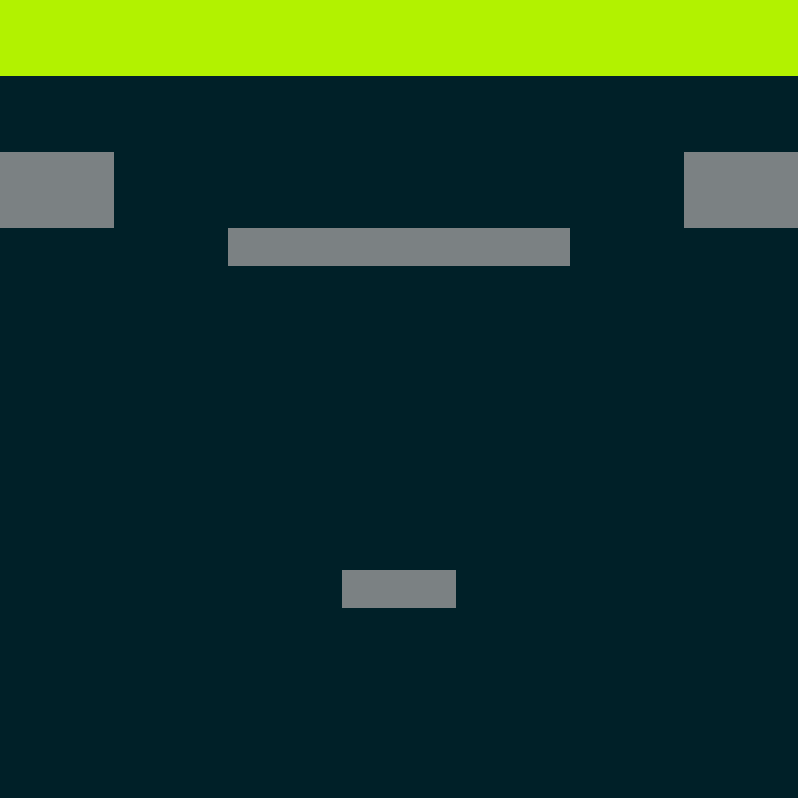

This game map was drawn from its Tiled (.tmx) file and the tilesets committed beside it. A one-line description and the full map source follow:
An orthogonal 7x21 tile map with 114x38 px tiles, 2 tile layers (Bricks, Powerups), 2 tilesets.

<map version="1.0" orientation="orthogonal" renderorder="left-up" width="7" height="21" tilewidth="114" tileheight="38" backgroundcolor="#002028" nextobjectid="3">
 <properties>
  <property name="FinalBallSpeedPercentageIncrease" type="int" value="75" />
 </properties>
 <tileset firstgid="1" name="Bricks" tilewidth="114" tileheight="38" tilecount="9" columns="0">
  <tile id="0">
   <properties>
    <property name="HitsToDestroy" type="int" value="1" />
   </properties>
   <image width="114" height="38" source="../../../../SourceImages/Game/Brick-A1.png" />
  </tile>
  <tile id="1">
   <properties>
    <property name="HitsToDestroy" type="int" value="2" />
   </properties>
   <image source="../../../../SourceImages/Game/Brick-A2.png" />
  </tile>
  <tile id="2">
   <properties>
    <property name="HitsToDestroy" type="int" value="1" />
   </properties>
   <image source="../../../../SourceImages/Game/Brick-B1.png" />
  </tile>
  <tile id="3">
   <properties>
    <property name="HitsToDestroy" type="int" value="2" />
   </properties>
   <image source="../../../../SourceImages/Game/Brick-B2.png" />
  </tile>
  <tile id="4">
   <properties>
    <property name="HitsToDestroy" type="int" value="1" />
   </properties>
   <image source="../../../../SourceImages/Game/Brick-C1.png" />
  </tile>
  <tile id="5">
   <properties>
    <property name="HitsToDestroy" type="int" value="2" />
   </properties>
   <image source="../../../../SourceImages/Game/Brick-C2.png" />
  </tile>
  <tile id="6">
   <properties>
    <property name="HitsToDestroy" type="int" value="1" />
   </properties>
   <image source="../../../../SourceImages/Game/Brick-D1.png" />
  </tile>
  <tile id="7">
   <properties>
    <property name="HitsToDestroy" type="int" value="2" />
   </properties>
   <image source="../../../../SourceImages/Game/Brick-D2.png" />
  </tile>
  <tile id="8">
   <properties>
    <property name="HitsToDestroy" type="int" value="-1" />
   </properties>
   <image source="../../../../SourceImages/Game/Brick-E1.png" />
  </tile>
 </tileset>
 <tileset firstgid="10" name="Powerups" tilewidth="57" tileheight="40" tilecount="3" columns="0">
  <tile id="0">
   <properties>
    <property name="PowerupType" type="int" value="3" />
   </properties>
   <image source="../../../../SourceImages/Game/PowerupFireball.png" />
  </tile>
  <tile id="1">
   <properties>
    <property name="PowerupType" type="int" value="1" />
   </properties>
   <image source="../../../../SourceImages/Game/PowerupLargerPaddle.png" />
  </tile>
  <tile id="2">
   <properties>
    <property name="PowerupType" type="int" value="2" />
   </properties>
   <image source="../../../../SourceImages/Game/PowerupMultiBall.png" />
  </tile>
 </tileset>
 <layer name="Bricks" width="7" height="21">
  <data encoding="csv">
5,5,5,5,5,5,5,
5,5,5,5,5,5,5,
0,0,0,0,0,0,0,
0,0,0,0,0,0,0,
9,0,0,0,0,0,9,
9,0,0,0,0,0,9,
0,0,9,9,9,0,0,
0,0,0,0,0,0,0,
0,0,0,0,0,0,0,
0,0,0,0,0,0,0,
0,0,0,0,0,0,0,
0,0,0,0,0,0,0,
0,0,0,0,0,0,0,
0,0,0,0,0,0,0,
0,0,0,0,0,0,0,
0,0,0,9,0,0,0,
0,0,0,0,0,0,0,
0,0,0,0,0,0,0,
0,0,0,0,0,0,0,
0,0,0,0,0,0,0,
0,0,0,0,0,0,0
</data>
 </layer>
 <layer name="Powerups" width="7" height="21">
  <data encoding="csv">
0,0,0,0,0,0,0,
0,0,0,0,0,0,0,
0,0,0,0,0,0,0,
0,0,0,0,0,0,0,
0,0,0,0,0,0,0,
0,0,0,0,0,0,0,
0,0,0,0,0,0,0,
0,0,0,0,0,0,0,
0,0,0,0,0,0,0,
0,0,0,0,0,0,0,
0,0,0,0,0,0,0,
0,0,0,0,0,0,0,
0,0,0,0,0,0,0,
0,0,0,0,0,0,0,
0,0,0,0,0,0,0,
0,0,0,0,0,0,0,
0,0,0,0,0,0,0,
0,0,0,0,0,0,0,
0,0,0,0,0,0,0,
0,0,0,0,0,0,0,
0,0,0,0,0,0,0
</data>
 </layer>
</map>
